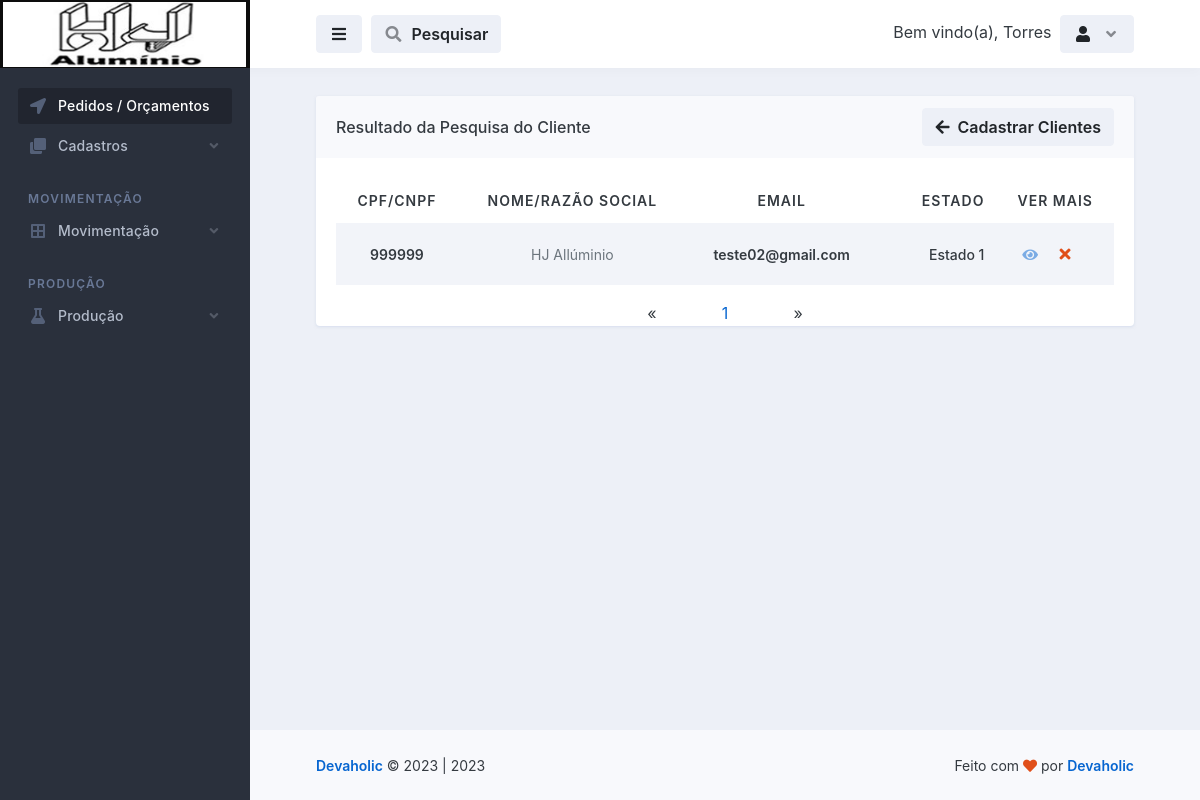
The app's page /cadastros/pesquisar_clientes.php?pesquisar=999999 (signed in), older data.
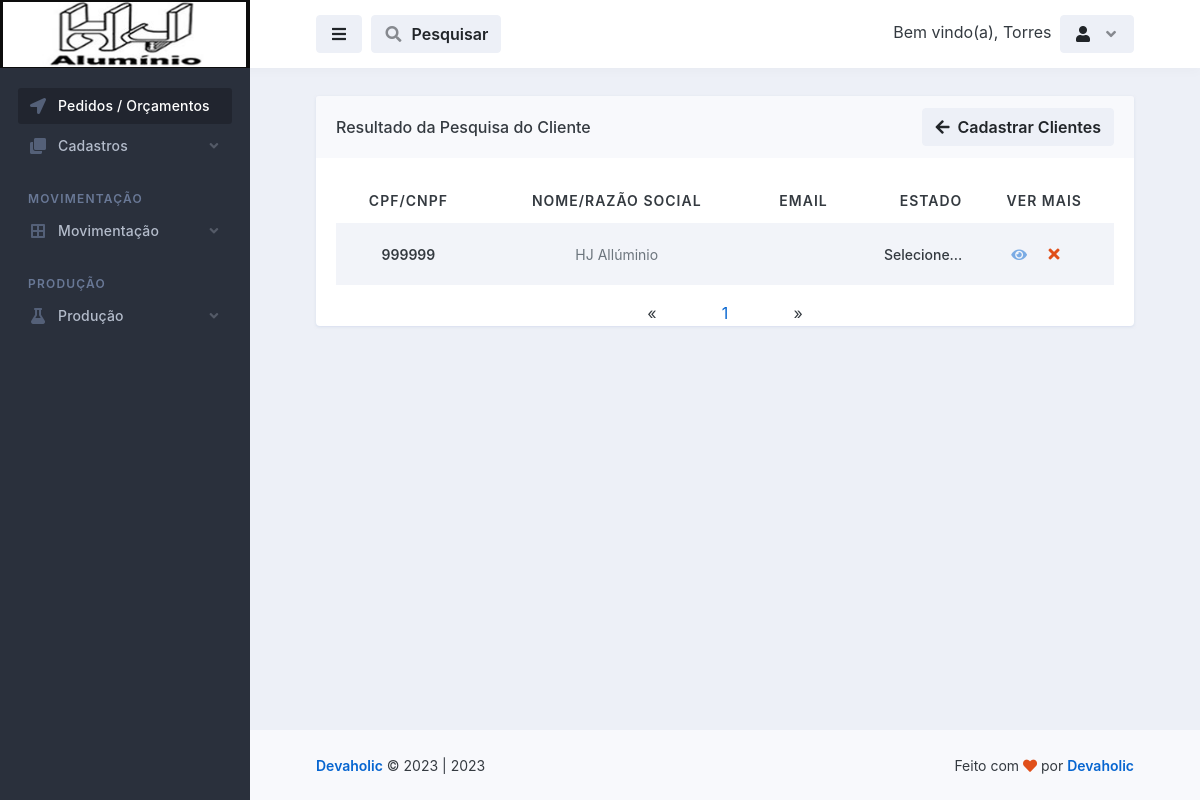
The same page, newer data.
### tables this page shows
CREATE TABLE `clientes` (
  `id` int(11) NOT NULL,
  `cpf_cnpj` varchar(50) NOT NULL,
  `nome_razao_socil` varchar(50) NOT NULL,
  `contato` varchar(20) NOT NULL,
  `telefone` varchar(20) NOT NULL,
  `celular` varchar(20) NOT NULL,
  `email` varchar(50) NOT NULL,
  `senha` varchar(20) NOT NULL,
  `cep` varchar(20) NOT NULL,
  `rua` varchar(100) NOT NULL,
  `numero` varchar(20) NOT NULL,
  `complemento` varchar(100) NOT NULL,
  `bairro` varchar(100) NOT NULL,
  `cidade` varchar(100) NOT NULL,
  `estado` varchar(100) NOT NULL
);

### database.php (called while the page is built, shortened)
<?php
    class database
    {
        public $server = 'localhost';
        public $user = 'root';
        public $pass = '';
        public $bdn = 'maxportas';
        public function __construct()
        {
            try{
            $this->conn = new PDO('mysql:host='.$this->server.'; dbname='.$this->bdn, $this->user, $this->pass);
            } catch(PDOException $e){
                echo "Error $e";
            }
        }
    }
?>

### controllers/controllers_clientes.php (called while the page is built, shortened)
<?php
    include "../database.php";
class controllers_clientes extends database
{
    public function selecionar_clientes()
    {
        $selecionar_clientes = $this->conn->prepare("SELECT * FROM clientes ORDER BY id DESC");
        $selecionar_clientes->execute();
        $result_clientes = $selecionar_clientes->fetchAll(PDO::FETCH_ASSOC);
        return $result_clientes;
    }
}
?>

### cadastros/pesquisar_clientes.php (the view, shortened to what the changed rows need)
<?php
    $servidor = "localhost";
    $usuario = "root";
    $senha = "";
    $dbname = "maxportas";
    $pagina = (isset($_GET['pagina']))? $_GET['pagina'] : 1;
    if(!isset($_GET['pesquisar'])){
        header("Location: visualizar_clientes.php");
    }else{
        $valor_pesquisar = $_GET['pesquisar'];
    }
    $conn = mysqli_connect($servidor, $usuario, $senha, $dbname);
    $result_curso = "SELECT * FROM clientes WHERE cpf_cnpj LIKE '%$valor_pesquisar%'";
    $resultado_curso = mysqli_query($conn, $result_curso);
    $total_clientes = mysqli_num_rows($resultado_curso);
    $quantidade_pg = 1;
    $num_pagina = ceil($total_clientes/$quantidade_pg);
    $incio = ($quantidade_pg*$pagina)-$quantidade_pg;
    $result_clientes = "SELECT * FROM clientes WHERE cpf_cnpj LIKE '%$valor_pesquisar%' limit $incio, $quantidade_pg";
    $resultado_clientes = mysqli_query($conn, $result_clientes);
?>
<!doctype html>
<html lang="en">
  <head>
    <link rel="stylesheet" id="css-main" href="../assets/css/dashmix.min.css">
  </head>
  <body>
    <div id="page-container" class="sidebar-o sidebar-dark enable-page-overlay side-scroll page-header-fixed main-content-narrow">
      <main id="main-container">
        <div class="content content-full content-boxed">
          <div class="row">
            <div class="col-md-12">
              <div class="block block-rounded block-mode-loading-refresh">
                <div class="block-content">
                  <table class="table table-striped table-hover table-borderless table-vcenter fs-sm">
                  <?php
                    require_once "../controllers/controllers_clientes.php";
                    $selecionar_clientes = new controllers_clientes();
                    $resul_clientes = $selecionar_clientes->selecionar_clientes();
                    if(count($resul_clientes) > 0)
                    { ?>
                    <thead style="text-align: center;">
                      <tr class="text-uppercase">
                        <th>CPF/CNPF</th>
                        <th class="d-none d-xl-table-cell">Nome/Razão Social</th>
                        <th>Email</th>
                        <th class="d-none d-sm-table-cell text-end" style="width: 120px;">Estado</th>
                        <th>Ver Mais</th>
                      </tr>
                    </thead>
                    <?php } ?>
                    <tbody style="text-align: center;">
                        <?php
                            require_once "../controllers/controllers_clientes.php";
                            $selecionar_clientes = new controllers_clientes();
                            $resul_clientes = $selecionar_clientes->selecionar_clientes();
                            if(count($resul_clientes) > 0)
                            {
                              while($row_clientes = mysqli_fetch_assoc($resultado_clientes)){ ?>
                              <tr>
                                  <td>
                                      <span class="fw-semibold"><?php echo $row_clientes['cpf_cnpj']; ?></span>
                                  </td>
                                  <td class="d-none d-xl-table-cell">
                                      <span class="fs-sm text-muted"><?php echo $row_clientes['nome_razao_socil']; ?></span>
                                  </td>
                                  <td>
                                      <span class="fw-semibold"><?php echo $row_clientes['email']; ?></span>
                                  </td>
                                  <td class="d-none d-sm-table-cell text-end fw-medium">
                                  <?php echo $row_clientes['estado']; ?>
                                  </td>
                                  <td class="text-center text-nowrap fw-medium" style="display: flex; justify-content: center; align-items: center;">
                                      <a href="vermais_clientes.php?view_clientes=<?php $idCriptografado = base64_encode($row_clientes['id']); echo $idCriptografado; ?>">
                                          <i class="fa fa-eye me-1 opacity-50"></i>
                                      </a>
                                      <?php
                                       echo "<button class='btn' onclick='abrirModal(".$row_clientes['id'].")'><i class='fa fa-fw fa-times text-danger'></i></button>";
                                      ?>
                                  </td>
                              </tr>
                        <?php } } else{ echo "<h1>Nenhum registo encontrado!</h1>"; } ?>
                    </tbody>
                  </table>
                <nav class="text-center">
                  <ul class="pagination" style="display: flex; align-items: center; justify-content: space-between; width: 20%; margin: auto;">
                    <?php
                    for($i = 1; $i < $num_pagina + 1; $i++){ ?>
                      <li><a href="visualizar_clientes.php?pagina=<?php echo $i; ?>"><?php echo $i; ?></a>
                      </li>
                    <?php } ?>
                  </ul>
                </nav>
                </div>
                </div>
              </div>
        </div>
      </main>
    </div>
  </body>
</html>

Row changes from the older to the newer data that the page shows:
removed clientes: cpf_cnpj "999999", nome_razao_socil "HJ Allúminio", email "teste02@gmail.com", estado "Estado 1"
added clientes: cpf_cnpj "999999", nome_razao_socil "HJ Allúminio", estado "Selecione..."
